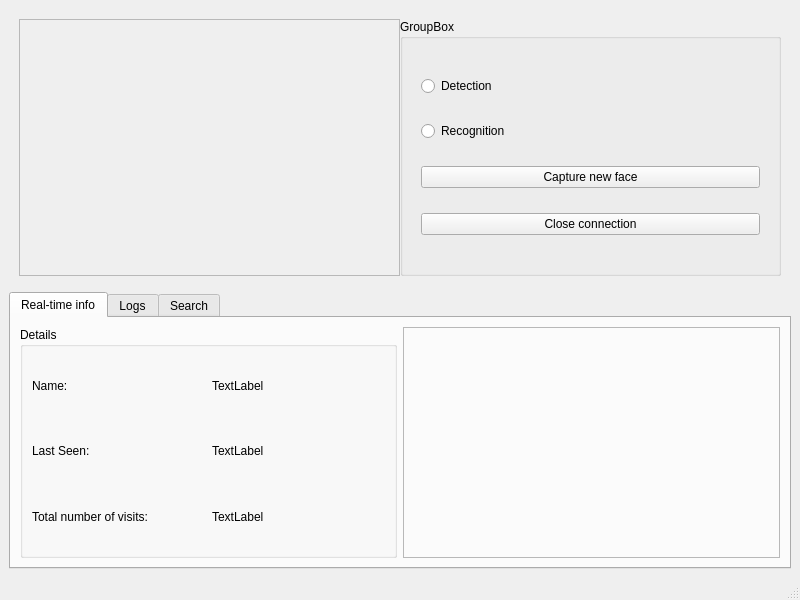
<?xml version="1.0" encoding="UTF-8"?>
<ui version="4.0">
 <class>MainWindow</class>
 <widget class="QMainWindow" name="MainWindow">
  <property name="geometry">
   <rect>
    <x>0</x>
    <y>0</y>
    <width>800</width>
    <height>600</height>
   </rect>
  </property>
  <property name="windowTitle">
   <string>MainWindow</string>
  </property>
  <widget class="QWidget" name="centralwidget">
   <layout class="QVBoxLayout" name="verticalLayout_3">
    <item>
     <widget class="QFrame" name="horizontalFrame">
      <layout class="QHBoxLayout" name="horizontalLayout" stretch="10,10">
       <property name="spacing">
        <number>0</number>
       </property>
       <property name="sizeConstraint">
        <enum>QLayout::SetDefaultConstraint</enum>
       </property>
       <property name="leftMargin">
        <number>10</number>
       </property>
       <property name="topMargin">
        <number>10</number>
       </property>
       <property name="rightMargin">
        <number>10</number>
       </property>
       <property name="bottomMargin">
        <number>10</number>
       </property>
       <item>
        <widget class="QFrame" name="frame">
         <property name="frameShape">
          <enum>QFrame::StyledPanel</enum>
         </property>
         <property name="frameShadow">
          <enum>QFrame::Raised</enum>
         </property>
        </widget>
       </item>
       <item>
        <widget class="QGroupBox" name="groupBox">
         <property name="title">
          <string>GroupBox</string>
         </property>
         <layout class="QVBoxLayout" name="verticalLayout_2">
          <item>
           <widget class="QFrame" name="verticalFrame">
            <layout class="QVBoxLayout" name="verticalLayout">
             <item>
              <widget class="QRadioButton" name="radioButton">
               <property name="text">
                <string>Detection</string>
               </property>
              </widget>
             </item>
             <item>
              <widget class="QRadioButton" name="radioButton_2">
               <property name="text">
                <string>Recognition</string>
               </property>
              </widget>
             </item>
             <item>
              <widget class="QPushButton" name="pushButton_3">
               <property name="text">
                <string>Capture new face</string>
               </property>
              </widget>
             </item>
             <item>
              <widget class="QPushButton" name="pushButton_4">
               <property name="text">
                <string>Close connection</string>
               </property>
              </widget>
             </item>
            </layout>
           </widget>
          </item>
         </layout>
        </widget>
       </item>
      </layout>
     </widget>
    </item>
    <item>
     <widget class="QTabWidget" name="tabWidget">
      <property name="sizePolicy">
       <sizepolicy hsizetype="Preferred" vsizetype="Preferred">
        <horstretch>0</horstretch>
        <verstretch>0</verstretch>
       </sizepolicy>
      </property>
      <property name="autoFillBackground">
       <bool>false</bool>
      </property>
      <property name="currentIndex">
       <number>0</number>
      </property>
      <property name="usesScrollButtons">
       <bool>false</bool>
      </property>
      <widget class="QWidget" name="tab">
       <attribute name="title">
        <string>Real-time info</string>
       </attribute>
       <layout class="QGridLayout" name="gridLayout_2">
        <item row="0" column="0">
         <widget class="QGroupBox" name="groupBox_2">
          <property name="title">
           <string>Details</string>
          </property>
          <layout class="QGridLayout" name="gridLayout_3">
           <item row="0" column="0">
            <widget class="QLabel" name="label">
             <property name="text">
              <string>Name:</string>
             </property>
            </widget>
           </item>
           <item row="1" column="1">
            <widget class="QLabel" name="label_4">
             <property name="text">
              <string>TextLabel</string>
             </property>
            </widget>
           </item>
           <item row="1" column="0">
            <widget class="QLabel" name="label_2">
             <property name="text">
              <string>Last Seen:</string>
             </property>
            </widget>
           </item>
           <item row="0" column="1">
            <widget class="QLabel" name="label_3">
             <property name="text">
              <string>TextLabel</string>
             </property>
            </widget>
           </item>
           <item row="2" column="0">
            <widget class="QLabel" name="label_5">
             <property name="text">
              <string>Total number of visits:</string>
             </property>
            </widget>
           </item>
           <item row="2" column="1">
            <widget class="QLabel" name="label_6">
             <property name="text">
              <string>TextLabel</string>
             </property>
            </widget>
           </item>
          </layout>
         </widget>
        </item>
        <item row="0" column="1">
         <widget class="QFrame" name="frame_2">
          <property name="minimumSize">
           <size>
            <width>357</width>
            <height>0</height>
           </size>
          </property>
          <property name="frameShape">
           <enum>QFrame::StyledPanel</enum>
          </property>
          <property name="frameShadow">
           <enum>QFrame::Raised</enum>
          </property>
         </widget>
        </item>
       </layout>
      </widget>
      <widget class="QWidget" name="tab_2">
       <attribute name="title">
        <string>Logs</string>
       </attribute>
       <layout class="QGridLayout" name="gridLayout">
        <item row="0" column="0">
         <widget class="QTableView" name="tableView"/>
        </item>
       </layout>
      </widget>
      <widget class="QWidget" name="tab_3">
       <attribute name="title">
        <string>Search</string>
       </attribute>
       <layout class="QGridLayout" name="gridLayout_4">
        <item row="0" column="0">
         <widget class="QComboBox" name="comboBox"/>
        </item>
        <item row="0" column="1">
         <widget class="QPushButton" name="pushButton_9">
          <property name="text">
           <string>Search</string>
          </property>
         </widget>
        </item>
        <item row="1" column="0" colspan="2">
         <widget class="QTableView" name="tableView_2"/>
        </item>
       </layout>
      </widget>
     </widget>
    </item>
   </layout>
  </widget>
  <widget class="QMenuBar" name="menubar">
   <property name="geometry">
    <rect>
     <x>0</x>
     <y>0</y>
     <width>800</width>
     <height>22</height>
    </rect>
   </property>
  </widget>
  <widget class="QStatusBar" name="statusbar"/>
 </widget>
 <resources/>
 <connections/>
</ui>
